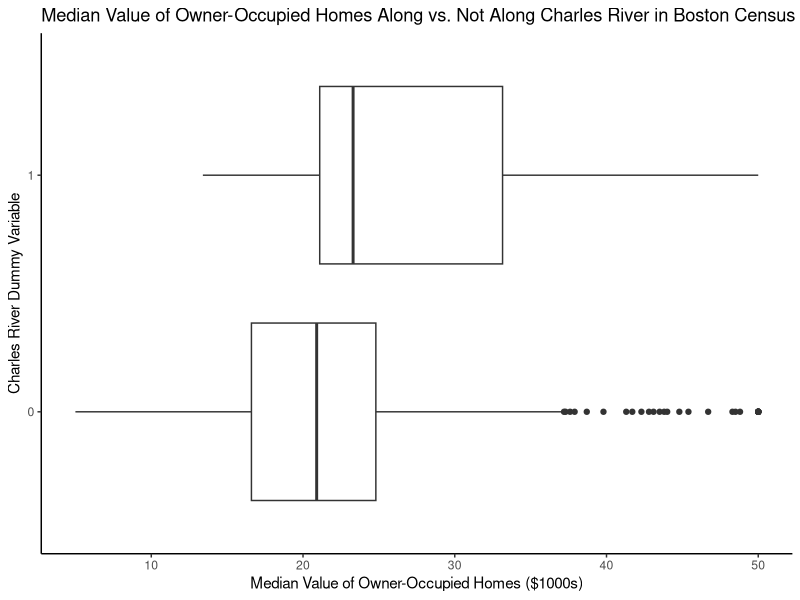

R code for this plot:
## ---- chunk 1
library(mlbench)
library(ggplot2)
data(BostonHousing2)
## ---- chunk 2
ggplot(BostonHousing2, aes(x = medv, y = chas)) +
  geom_boxplot() + 
  labs(x = "Median Value of Owner-Occupied Homes ($1000s)",
       y = "Charles River Dummy Variable",
       title = "Median Value of Owner-Occupied Homes Along vs. Not Along Charles River in Boston Census Tracts, 1970") +
  theme_classic()
